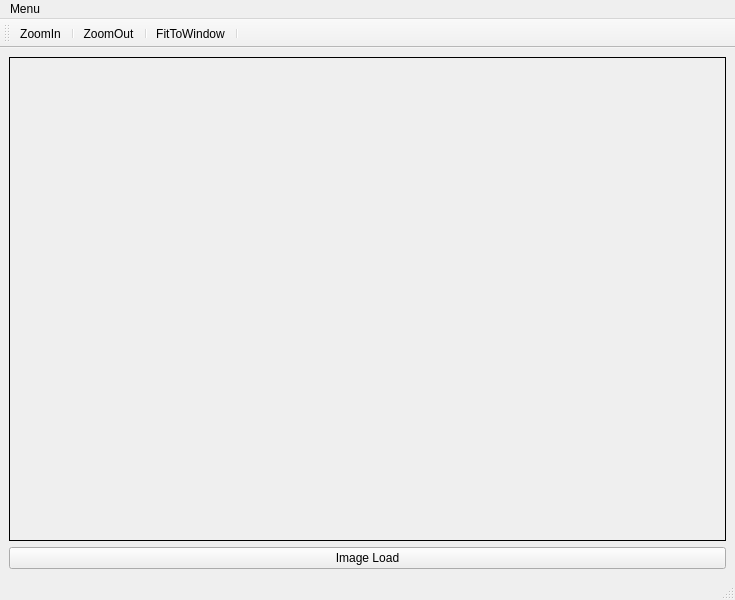
<?xml version="1.0" encoding="UTF-8"?>
<ui version="4.0">
 <class>MainWindow</class>
 <widget class="QMainWindow" name="MainWindow">
  <property name="geometry">
   <rect>
    <x>0</x>
    <y>0</y>
    <width>735</width>
    <height>600</height>
   </rect>
  </property>
  <property name="windowTitle">
   <string>MainWindow</string>
  </property>
  <widget class="QWidget" name="centralwidget">
   <layout class="QHBoxLayout" name="horizontalLayout">
    <item>
     <layout class="QVBoxLayout" name="verticalLayout">
      <item>
       <widget class="QLabel" name="imageLabel">
        <property name="frameShape">
         <enum>QFrame::Box</enum>
        </property>
        <property name="text">
         <string/>
        </property>
       </widget>
      </item>
      <item>
       <widget class="QPushButton" name="imageLoad">
        <property name="text">
         <string>Image Load</string>
        </property>
       </widget>
      </item>
     </layout>
    </item>
   </layout>
  </widget>
  <widget class="QMenuBar" name="menubar">
   <property name="geometry">
    <rect>
     <x>0</x>
     <y>0</y>
     <width>735</width>
     <height>17</height>
    </rect>
   </property>
   <widget class="QMenu" name="menuMenu">
    <property name="title">
     <string>Menu</string>
    </property>
    <addaction name="actionQuit"/>
   </widget>
   <addaction name="menuMenu"/>
  </widget>
  <widget class="QStatusBar" name="statusbar"/>
  <widget class="QToolBar" name="toolBar">
   <property name="windowTitle">
    <string>toolBar</string>
   </property>
   <attribute name="toolBarArea">
    <enum>TopToolBarArea</enum>
   </attribute>
   <attribute name="toolBarBreak">
    <bool>false</bool>
   </attribute>
   <addaction name="actionZoomIn"/>
   <addaction name="separator"/>
   <addaction name="actionZoomOut"/>
   <addaction name="separator"/>
   <addaction name="actionFitToWindow"/>
   <addaction name="separator"/>
  </widget>
  <action name="actionZoomIn">
   <property name="text">
    <string>ZoomIn</string>
   </property>
  </action>
  <action name="actionZoomOut">
   <property name="text">
    <string>ZoomOut</string>
   </property>
  </action>
  <action name="actionQuit">
   <property name="text">
    <string>Quit</string>
   </property>
  </action>
  <action name="actionFitToWindow">
   <property name="text">
    <string>FitToWindow</string>
   </property>
  </action>
 </widget>
 <resources/>
 <connections/>
</ui>
